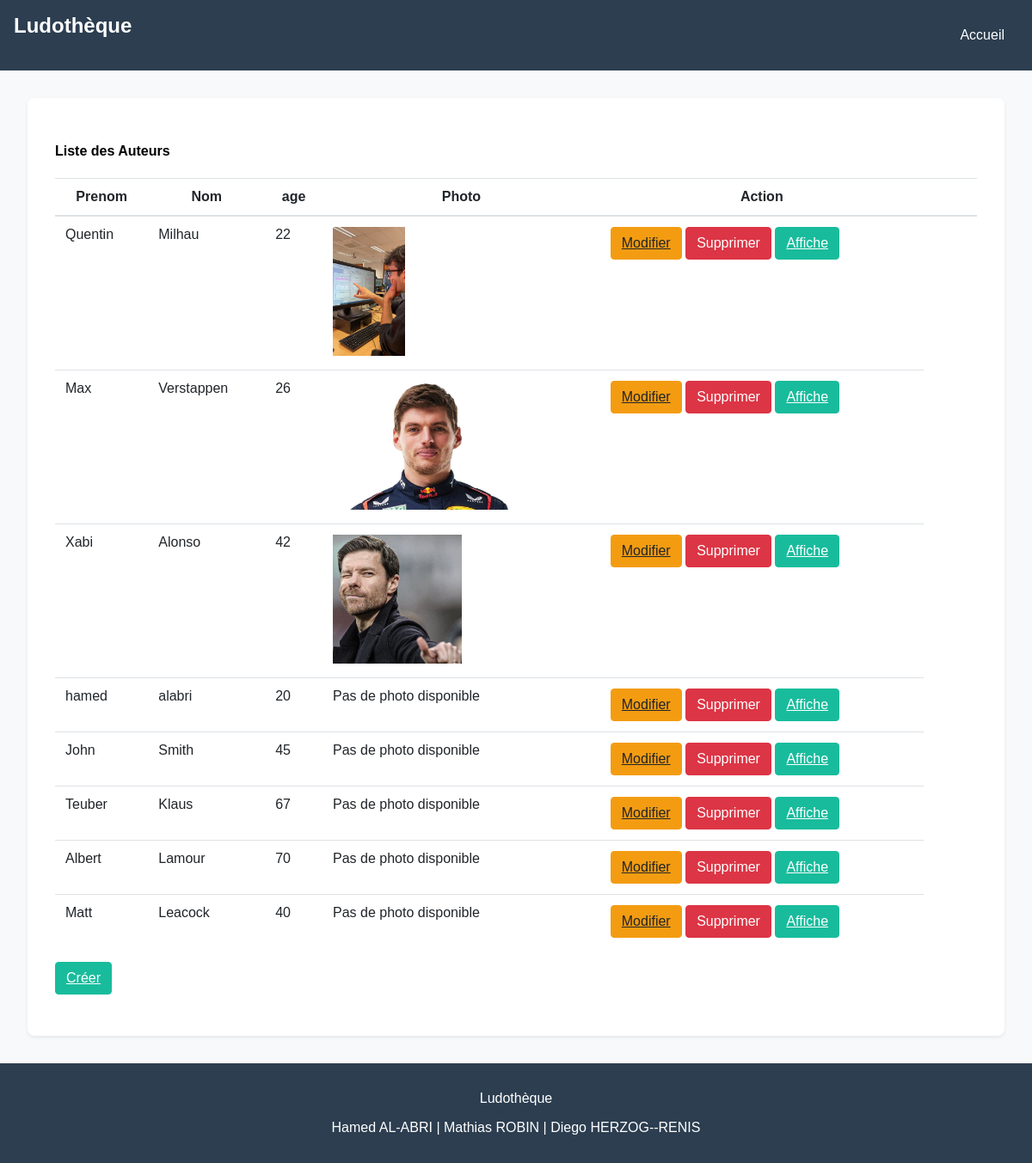
The page /auteurs/ on the database its author committed.
### myapp/models.py (models this page shows, shortened)
class Auteur(models.Model):
    nom = models.CharField(max_length=200)
    prenom = models.CharField(max_length=200)
    age = models.IntegerField(validators=[MinValueValidator(0), MaxValueValidator(100)], default=0)
    photos = models.ImageField(upload_to='photos', blank=True, null=True)

### myapp/views.py (the view)
# urls.py: path('auteurs/', views.auteurList, name='auteur-liste'),
def auteurList(request):
    auteurs = Auteur.objects.all()
    return render(request,'auteur/auteur_liste.html',{'auteurs': auteurs})

### myapp/templates/auteur/auteur_liste.html (shortened to what this page needs)
{% extends "base.html" %}
{% block content %}
<div class="card-body">
    <h4>Liste des Auteurs</h4>
    <table class="table">
        <thead>
            <tr>
                <th scope="col">Prenom</th>
                <th scope="col">Nom</th>
                <th scope="col">age</th>
                <th scope="col">Photo</th>
                <th scope="col">Action</th>
                <th scope="col"></th>
                <th scope="col"></th>
            </tr>
        </thead>
        <tbody>
            {% for auteur in auteurs %}
            <tr>
                <td>{{ auteur.prenom }}</td>
                <td>{{ auteur.nom }}</td>
                <td>{{ auteur.age }}</td>
                <td>{% if auteur.photos %}
                    <img src="{{ auteur.photos.url }}" alt="{{ auteur.nom }}" style="max-height:150px">
                {% else %}
                    Pas de photo disponible
                {% endif %}</td>
                <td>
                    <a type="button" class="btn btn-warning" href="{% url 'update_auteur' auteur.id %}">Modifier</a>
                    <form action="{% url 'delete_auteur' auteur.id %}" method="post" style="display:inline;">
                        <button type="submit" class="btn btn-danger">Supprimer</button>
                    </form>
                    <a type="button" class="btn btn-success" href="{% url 'display_auteur' auteur.id %}">Affiche</a>
                </td>
            </tr>
            {% endfor %}
        </tbody>
    </table>
    <section class="table">
        <a type="button" class="btn btn-success" href="{% url 'create_auteur' %}">Créer</a>
    </section>
</div>
{% endblock %}

### myapp/static/design.css (style rules this page uses)
body { font-family: 'Arial', sans-serif; background-color: #f8f9fa; margin: 0; padding: 0; display: flex; flex-direction: column; min-height: 100vh; }
.card-body { padding: 2rem; background-color: white; margin: 2rem; border-radius: 0.5rem; box-shadow: 0 0.125rem 0.25rem rgba(0, 0, 0, 0.075); }
.table { width: 100%; margin-bottom: 1rem; color: #212529; border-collapse: collapse; }
.table th, .table td { padding: 0.75rem; vertical-align: top; border-top: 1px solid #dee2e6; }
.table thead th { vertical-align: bottom; border-bottom: 2px solid #dee2e6; }
.btn { display: inline-block; font-weight: 400; color: #212529; text-align: center; vertical-align: middle; user-select: none; background-color: transparent; border: 1px solid transparent; padding: 0.375rem 0.75rem; font-size: 1rem; line-height: 1.5; border-radius: 0.25rem; transition: color 0.15s ease-in-out, background-color 0.15s ease-in-out, border-color 0.15s ease-in-out, box-shadow 0.15s ease-in-out; }
.btn-warning { color: #212529; background-color: #f39c12; border-color: #f39c12; }
.btn-danger { color: #fff; background-color: #dc3545; border-color: #dc3545; }
.btn-success { color: #fff; background-color: #18bc9c; border-color: #18bc9c; }

### rows shown on the page
Auteur: prenom "Quentin", nom "Milhau", age "22", photos (picture)
Auteur: prenom "Max", nom "Verstappen", age "26", photos (picture)
Auteur: prenom "Xabi", nom "Alonso", age "42", photos (picture)
Auteur: prenom "hamed", nom "alabri", age "20", photos "Pas de photo disponible"
Auteur: prenom "John", nom "Smith", age "45", photos "Pas de photo disponible"
Auteur: prenom "Teuber", nom "Klaus", age "67", photos "Pas de photo disponible"
Auteur: prenom "Albert", nom "Lamour", age "70", photos "Pas de photo disponible"
Auteur: prenom "Matt", nom "Leacock", age "40", photos "Pas de photo disponible"
